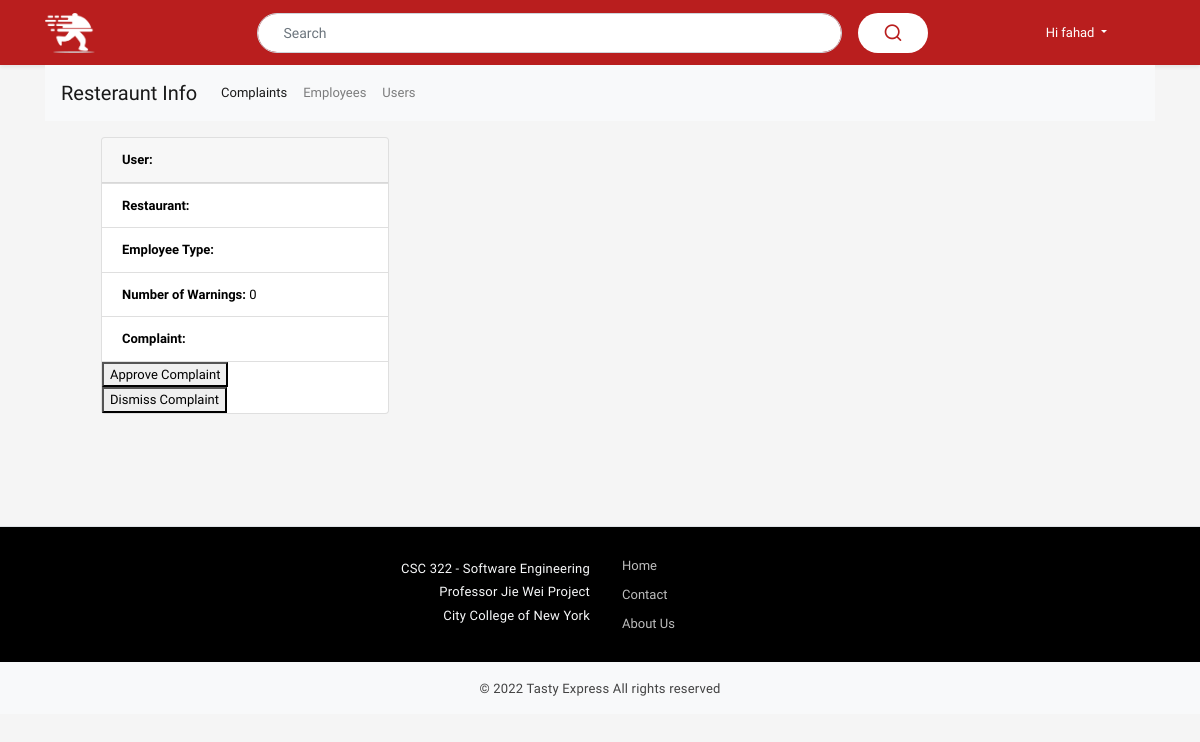
The app's page /manager.html (signed in), older data.
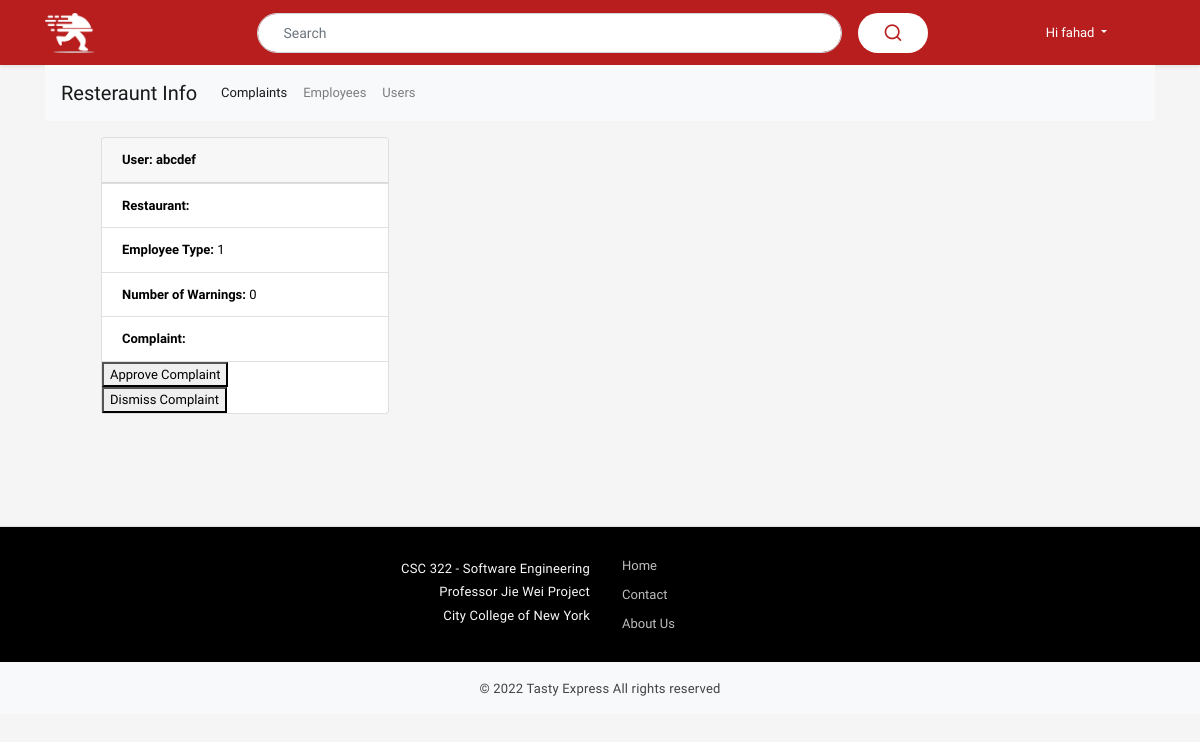
The same page, newer data.
### server.py (models this page shows)
class complaints(db.Model):
    cid = db.Column(db.Integer, primary_key=True)
    restaurant_name = db.Column(db.String(80))
    employee = db.Column(db.String(120))
    userWarnings = db.Column(db.Integer)
    emplnumWarnings = db.Column(db.Integer)
    numWarnings = db.Column(db.Integer)
    text = db.Column(db.VARCHAR)
    username = db.Column(db.String(120))

### server.py (the view)
@app.route("/manager.html")
def manager_page():
    table = complaints.query.all()
    return render_template("manager.html", complaints = table)

### server.py (called while the page is built)
@login_manager.user_loader
def load_user(user_id):
    return user.query.get(int(user_id))

@app.context_processor
def base():
    return dict(account_type=session['account_type'],
                user_first_name=session['user_first_name'])

### templates/manager.html (shortened to what this page needs)
<!doctype html>
{% extends 'base.html' %}
{% block content %}
<div class="container">
  <div id="navbar">
  <nav class="navbar navbar-expand-lg navbar-light bg-light">
    <a class="navbar-brand" href="#">Resteraunt Info</a>
    <div class="collapse navbar-collapse" id="navbarNavDropdown">
      <ul class="navbar-nav">
        <li class="nav-item active">
          <a class="nav-link" href="manager.html" id="nav-complaints"> Complaints <span class="sr-only">(current)</span></a>
        </li>
        <li class="nav-item">
          <a class="nav-link" href="manager_employees.html" id="nav-employees"> Employees </a>
        </li>
        <li class="nav-item">
          <a class="nav-link" href="manager_users.html" id="nav-users" > Users </a>
        </li>
      </ul>
    </div>
  </nav>
</div>
</div>
 <div class="container">
     <div class="container mt-3">
       <div class="row">
         {% for complaint in complaints %}
           <div class="card-deck">
               <div class="card" style="width: 18rem;
                                        margin-left: 4rem;
                                        margin-bottom: 4rem;">
                 <div class="card-header">
                   <b>User: {{complaint['username']}}</b>
                 </div>
                 <ul class="list-group list-group-flush">
                   <li class="list-group-item"><b>Restaurant: </b>{{complaint['restaurant_name']}}</li>
                   <li class="list-group-item"><b>Employee Type: </b>{{complaint['employee']}}</li>
                   <li class="list-group-item"><b>Number of Warnings: </b>{{complaint['emplnumWarnings']}}</li>
                   <li class="list-group-item"><b>Complaint: </b>{{complaint['text']}}</li>
                   <a href="{{url_for('manager_complaints_handle',approve=True,employee=complaint['employee'])}}"><button type="button" name="button">Approve Complaint</button></a>
                   <a href="{{url_for('manager_complaints_handle',approve=False,user=complaint['username'])}}"><button type="button" name="button">Dismiss Complaint</button></a>
                 </ul>
               </div>
           </div>
           {% endfor %}
       </div>
   </div>
 </div>
{% endblock %}

### templates/base.html (shortened to what this page needs)
<!DOCTYPE html>
<html lang="en">
<head>
    <link rel="stylesheet" type="text/css" href="static/vendor/slick/slick.min.css" />
    <link rel="stylesheet" type="text/css" href="static/vendor/slick/slick-theme.min.css" />
    <link href="static/vendor/icons/feather.css" rel="stylesheet" type="text/css">
    <link href="static/vendor/bootstrap/css/bootstrap.min.css" rel="stylesheet">
    <link href="static/css/style.css" rel="stylesheet">
    <link href="static/vendor/sidebar/demo.css" rel="stylesheet">
</head>
<body class="fixed-bottom-bar">
   <header class="section-header">
        <section class="header-main shadow-sm bg-primary-style2 d-flex align-items-center" style="height:65px">
            <div class="container">
                <div class="row align-items-center">
                    <div class="col-1">
                        <a href="/" class="brand-wrap">
                            <img alt="#" class="img-fluid" src="static/img/logo_web.png">
                        </a>
                    </div>
                    <div class="col">
                        <div class="d-flex align-items-center justify-content-end">
                            {% if url_for(request.endpoint) != "/" or request.args['search_val'] %}
                              <div class="container">
                                <form action="{{ url_for('index') }}" method="get">
                                  <div class="search input-group align-items-center justify-content-center py-1">
                                      <input class="form-control col-md-8" type="text" name="search_val" value="{{ request.args['search_val'] }}"
                                      style="border-radius:20px;height:40px;font-size:14px;padding-left:25px" placeholder="Search">
                                    <div class="input-group-prepend pl-3">
                                      <button class="btn" style="background-color: white;border-radius:20px;height:40px;width:70px;font-size:14px">
                                        <i class="feather-search h5" style="color: #b91e1e"></i>
                                      </button>
                                    </div>
                                  </div>
                                </form>
                              </div>
                            {% endif %}
                            {% if account_type == 'visitor' %}
                              <a href="login" class="widget-header font-weight-bold mr-3 text-white m-none" style="width:70px;font-size:14px">Sign In</a>
                              <a href="signup" class="widget-header font-weight-bold mr-3 text-white m-none"style="width:70px;font-size:14px">Sign Up</a>
                            {% else %}
                              <div class="dropdown mr-5 m-none">
                                  <a href="#" class="dropdown-toggle text-white py-3 pl- d-block" id="dropdownMenuButton" data-toggle="dropdown" aria-haspopup="true" aria-expanded="false">
                                  Hi {{ user_first_name }} </a>
                              </div>
                            {% endif %}
                        </div>
                    </div>
                </div>
            </div>
        </section>
    </header>
    <section class="content">
      {% block content %}{% endblock %}
    </section>
     <footer class="section-footer border-top bg-dark mt-5">
        <div class="container">
            <section class="footer-top d-flex align-items-center justify-content-center padding-y py-4">
                  <aside class="text-right text-white mr-4">
                      <p class="mb-1 text-light">CSC 322 - Software Engineering</p>
                      <p class="mb-1 text-light">Professor Jie Wei Project</p>
                      <p class="mb-1 text-light">City College of New York</p>
                  </aside>
                  <aside class="col-sm-10 col-md-2 text-white">
                      <ul class="list-unstyled hov_footer">
                          <li> <a href="/" class="text-muted">Home</a></li>
                          <li> <a href="contact.html" class="text-muted">Contact</a></li>
                          <li> <a href="{{url_for('aboutus')}}" class="text-muted">About Us</a></li>
                      </ul>
                  </aside>
            </section>
        </div>
        <section class="footer-copyright border-top py-3 bg-light">
            <div class="container d-flex align-items-center justify-content-center">
                <p class="mb-0"> © 2022 Tasty Express  All rights reserved </p>
            </div>
        </section>
    </footer>
</body>
</html>

### static/css/style.css (style rules this page uses)
body { font-family: 'Prompt', sans-serif; font-size: 13px; color: #000000; background: #f5f5f5; }
div, a { outline: none !important; }
.form-control, .btn, .input-group-sm>.custom-select, .input-group-sm>.form-control, .input-group-sm>.input-group-append>.btn, .input-group-sm>.input-group-append>.input-group-text, .input-group-sm>.input-group-prepend>.btn, .input-group-sm>.input-group-prepend>.input-group-text { font-size: 13px; }
.bg-primary-style2 { background-color: #b91e1e; }
.brand-wrap img { height: 40px; }
.col, .col-1, .col-10, .col-11, .col-12, .col-2, .col-3, .col-4, .col-5, .col-6, .col-7, .col-8, .col-9, .col-auto, .col-lg, .col-lg-1, .col-lg-10, .col-lg-11, .col-lg-12, .col-lg-2, .col-lg-3, .col-lg-4, .col-lg-5, .col-lg-6, .col-lg-7, .col-lg-8, .col-lg-9, .col-lg-auto, .col-md, .col-md-1, .col-md-10, .col-md-11, .col-md-12, .col-md-2, .col-md-3, .col-md-4, .col-md-5, .col-md-6, .col-md-7, .col-md-8, .col-md-9, .col-md-auto, .col-sm, .col-sm-1, .col-sm-10, .col-sm-11, .col-sm-12, .col-sm-2, .col-sm-3, .col-sm-4, .col-sm-5, .col-sm-6, .col-sm-7, .col-sm-8, .col-sm-9, .col-sm-auto, .col-xl, .col-xl-1, .col-xl-10, .col-xl-11, .col-xl-12, .col-xl-2, .col-xl-3, .col-xl-4, .col-xl-5, .col-xl-6, .col-xl-7, .col-xl-8, .col-xl-9, .col-xl-auto { position: relative; width: 100%; padding-right: 8px; padding-left: 8px; }
.row { margin-right: -8px; margin-left: -8px; }
a { color: #B10101; text-decoration: none !important; }
p { color: #424242; letter-spacing: 0.2px; }
footer .text-muted { color: #bdbdbd !important; }
.section-footer { background: #000 !important; }
.section-footer .border-top { border-top: 1px solid rgb(222 226 230 / 9%)!important; }
.section-footer ul li { line-height: 29px; }
.section-footer ul { margin: 0px; }

Row changes from the older to the newer data that the page shows:
changed complaints: username (not shown) → "abcdef"; employee (not shown) → "1"
